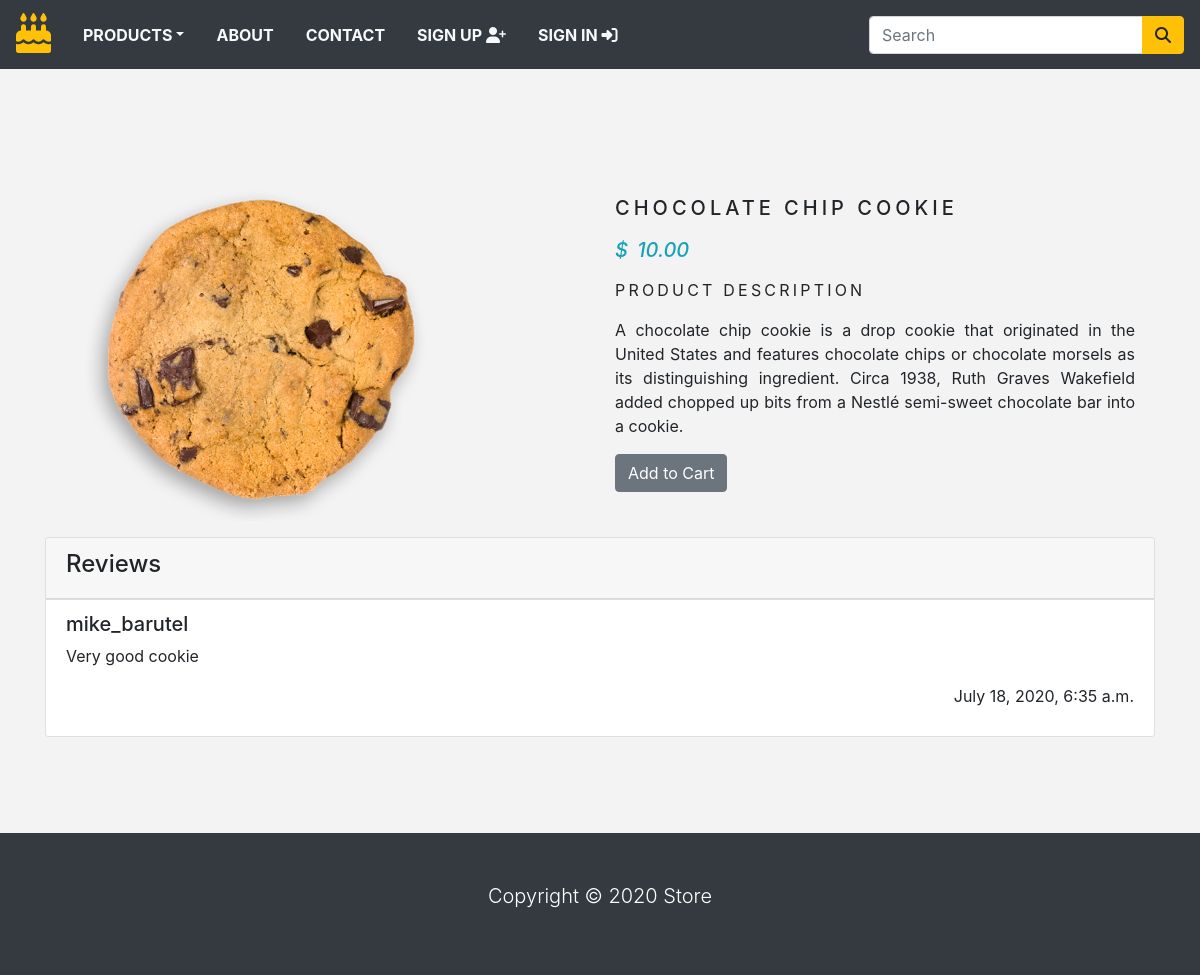
Page /category/cookies/chocolate-chip-cookie on the committed database.
### store/models.py (models this page shows, shortened)
class Product(models.Model):
    name = models.CharField(max_length=250, unique=True)
    slug = models.SlugField(max_length=250, unique=True)
    description = models.TextField(blank=True)
    category = models.ForeignKey(Category, on_delete=models.CASCADE)
    price = models.DecimalField(max_digits=10, decimal_places=2)
    image = models.ImageField(upload_to='product', blank=True)
    stock = models.IntegerField()
    available = models.BooleanField(default=True)
    created = models.DateTimeField(auto_now_add=True)
    updated = models.DateTimeField(auto_now=True)
    class Meta:
        ordering = ('name',)
        verbose_name = 'product'
        verbose_name_plural = 'products'

class Review(models.Model):
    product = models.ForeignKey(Product, on_delete=models.CASCADE)
    user = models.ForeignKey(User, on_delete=models.CASCADE)
    content = models.CharField(max_length=500)
    created = models.DateTimeField(auto_now_add=True)

### store/views.py (the view)
def productPage(request, category_slug, product_slug):
    try:
        product = Product.objects.get(category__slug=category_slug, slug=product_slug)
    except Exception as e:
        raise e
    if request.method == 'POST' and request.user.is_authenticated and request.POST['content'].strip() != '':
        Review.objects.create(product=product,
                              user=request.user,
                              content=request.POST['content'])
    reviews = Review.objects.filter(product=product)
    return render(request, 'product.html', {'product': product, 'reviews': reviews})

### store/context_processors.py (called while the page is built)
def counter(request):
    item_count=0
    if 'admin' in request.path:
        return {}
    else:
        try:
            cart = Cart.objects.filter(cart_id=_cart_id(request))
            cart_items = CartItem.objects.all().filter(cart=cart[:1])
            for cart_item in cart_items:
                item_count += cart_item.quantity
        except Cart.DoesNotExist:
            item_count = 0
    return dict(item_count = item_count)

def menu_links(request):
    links = Category.objects.all()
    return dict(links=links)

### store/models.py (called while the page is built)
    def get_url(self):
        return reverse('products_by_category', args=[self.slug])

### store/views.py (called while the page is built)
def _cart_id(request):
    cart = request.session.session_key
    if not cart:
        cart = request.session.create()
    return cart

### store/templates/product.html (shortened to what this page needs)
{% extends 'base.html' %}
{% load static %}
{% block content %}
<div class="container py-5">
    <div class="row mt-5">
        <div class="col-10 mx-auto col-md-6 my-3">
            <img style="width: 80%;" src="{{product.image.url}}" alt="">
        </div>
        <div class="col-10 mx-auto col-md-6 my-3">
            <div>
                <h1 class="product_title">{{product.name}}</h1>
                <h5 class="text-info font-italic mb-3">
                    <span class="mr-1">$</span> {{product.price}}
                </h5>
                <p class="product_description">Product Description</p>
                <p class="text-justify product_text">{{product.description}}</p>
                {% if product.stock <= 0 %}
                <p class="text-justify product_text"><b>Out of Stock</b></p>
                {% else %}
                    <a href="{% url 'add_cart' product.id %}">
                        <button type="button" name="button" class="btn btn-secondary">
                            Add to Cart
                        </button>
                    </a>
                {% endif %}
            </div>
        </div>
    </div>
    <div class="card">
        <div class="card-header">
            <h4>Reviews</h4>
        </div>
        {% if reviews.count > 0 %}
            <ul class="list-group list-group-flush">
                {% for review in reviews %}
                    <li class="list-group-item"><h5>{{review.user.username}}</h5>
                        <p class="card-text">{{review.content}}</p><p class="text-right">{{review.created}}</p>
                    </li>
                {% endfor %}
            </ul>
        {% endif %}
    </div>
</div>
{% endblock %}

### store/static/css/base.css (style rules this page uses)
body { background-color: #f3f3f3; }
.product_title { font-size: 20px; text-transform: uppercase; letter-spacing: .2em; padding-top: 15px; padding-bottom: 10px; }
.product_text { padding-right: 20px; }
.product_description { font-size: 16px; text-transform: uppercase; letter-spacing: .2em; }

### rows in the picture
Product: image (picture), name "CHOCOLATE CHIP COOKIE", price "10.00", description "A chocolate chip cookie is a drop cookie that originated in the United States and features chocolate chips or chocolate morsels as its distinguishing ingredient. Circa 1938, Ruth Graves Wakefield added chopped up bits from a Nestlé semi-sweet chocolate bar into a cookie."
Review: user.username "mike_barutel", content "Very good cookie", created "July 18, 2020, 6:35 a.m."
